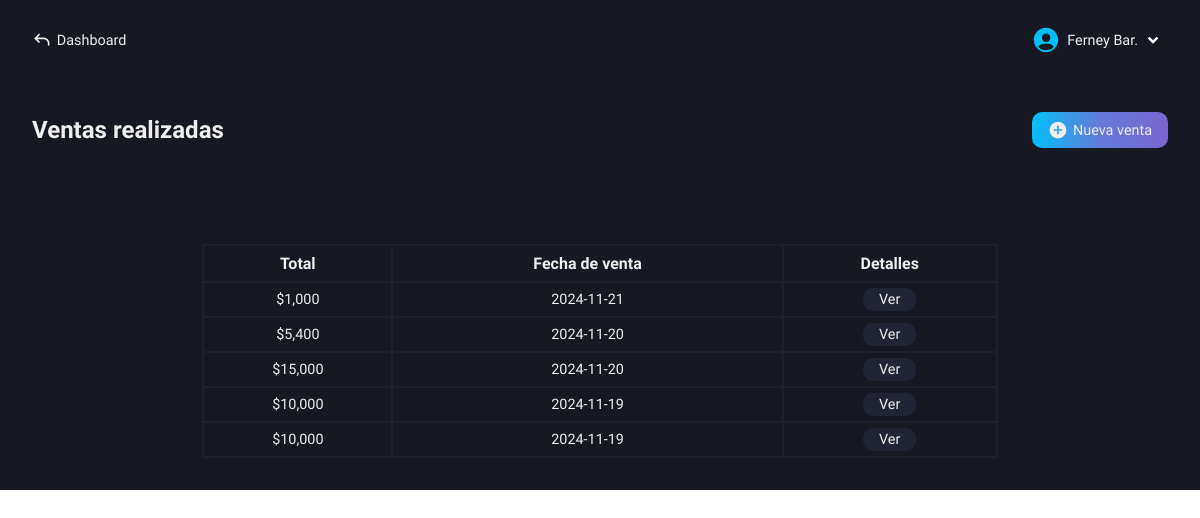
The app's page /roles/store/sales/sales-made.php (signed in), older data.
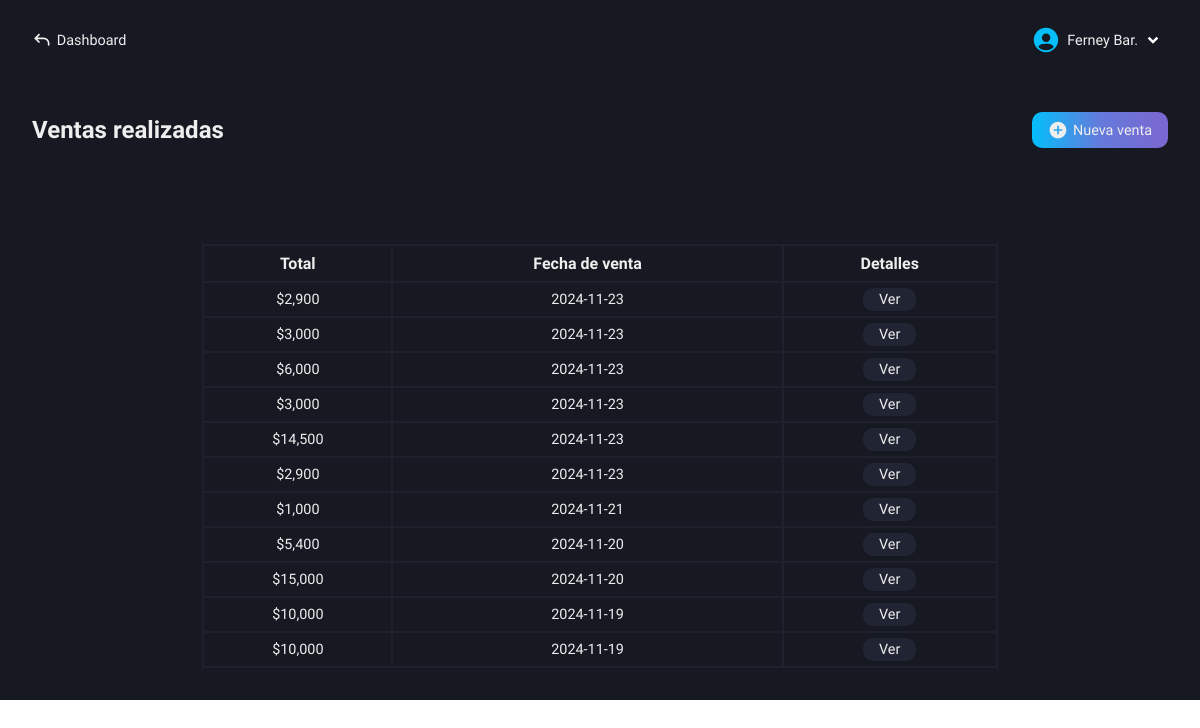
The same page, newer data.
### tables this page shows
CREATE TABLE `users` (
  `id` int(11) NOT NULL AUTO_INCREMENT,
  `name` varchar(100) NOT NULL,
  `lastname` varchar(100) NOT NULL,
  `email` varchar(100) NOT NULL,
  `pass` varchar(100) NOT NULL,
  `role` varchar(100) NOT NULL,
  PRIMARY KEY (`id`)
);

CREATE TABLE `sales` (
  `id` int(11) NOT NULL AUTO_INCREMENT,
  `total_amount` int(11) NOT NULL,
  `sale_date` date NOT NULL,
  PRIMARY KEY (`id`)
);

### roles/store/sales/sales-made.php (the view, shortened to what this page needs)
<!DOCTYPE html>
<html lang="es">
<head>
    <link rel="stylesheet" href="../../../css/store/sales-made.css">
    <?php
        include("../../../conexion.php");
        if (isset($_SESSION['user_id'])) {
            $id_user = $_SESSION['user_id'];
        } else {
            header("Location: ../../../index.php");
            exit();
        }
    ?>
</head>
<body>
    <main class="main">
        <nav class="nav-dash">
            <a href="../../dashboard-store.php" class="go-dash">
                <svg xmlns="http://www.w3.org/2000/svg" width="20" height="20" viewBox="0 0 24 24"><path fill="#eee" d="m4 10l-.707.707L2.586 10l.707-.707zm17 8a1 1 0 1 1-2 0zM8.293 15.707l-5-5l1.414-1.414l5 5zm-5-6.414l5-5l1.414 1.414l-5 5zM4 9h10v2H4zm17 7v2h-2v-2zm-7-7a7 7 0 0 1 7 7h-2a5 5 0 0 0-5-5z"/></svg>
                <p>Dashboard</p>
            </a>
            <div class="user-modal">
                <div class="username">
                    <div class="name-down">
                        <?php
                            $queryData = "SELECT name, lastname FROM users WHERE id = $id_user";
                            $result = mysqli_query($conexion, $queryData);
                            $rowData = mysqli_fetch_assoc($result);
                            echo "<p class='name'>" . $rowData['name'] . ' ' . substr($rowData['lastname'], 0, 3) . ".</p>";
                        ?>
                        <img src="../../../svg/down-arrow.svg" alt="">
                    </div>
                </div>
            </div>
        </nav>
        <section class="new-sale-products" id="hidden-modal">
            <div class="new-sale">
                <div class="tlt-button">
                    <h2 class="tlt-function">Ventas realizadas</h2>
                    <a href="new-sale.php" class="btn-new-sale bg-btn">
                        <svg xmlns="http://www.w3.org/2000/svg" width="20" height="20" viewBox="0 0 24 24"><path fill="#eee" d="M12 2C6.477 2 2 6.477 2 12s4.477 10 10 10s10-4.477 10-10S17.523 2 12 2m5 11h-4v4h-2v-4H7v-2h4V7h2v4h4z"/></svg>
                        <p>Nueva venta</p>
                    </a>
                </div>
                <div class="content-table">
                    <table>
                        <tr>
                            <th>Total</th>
                            <th>Fecha de venta</th>
                            <th>Detalles</th>
                        </tr>
                        <?php
                            $querySales = "SELECT * FROM sales ORDER BY id DESC";
                            $resultSales = mysqli_query($conexion, $querySales);
                            if($resultSales -> num_rows > 0) {
                                while ($row = mysqli_fetch_assoc($resultSales)){
                                    $id_sale = $row['id'];
                                    echo "<tr>
                                            <td>$" . number_format($row['total_amount'], 0) . "</td>
                                            <td>" . $row['sale_date'] . "</td>
                                            <td class='view-details'>
                                                <a href='functions/invoice-details.php?id=$id_sale'>Ver</a>
                                            </td>
                                        </tr>";
                                }
                            } else {
                                echo "<tr>
                                        <td colspan='3'>No hay ventas realizadas aún.</td>
                                      </tr>";
                            }
                        ?>
                    </table>
                </div>
            </div>
        </section>
    </main>
</body>
</html>

### css/store/sales-made.css (style rules this page uses)
.main { display: grid; grid-template-columns: 1fr; grid-template-rows: 80px auto; height: 100vh; background-color: var(--color-dark-blue-gray); }
.new-sale-products { grid-column: 1 / 2; grid-row: 2 / 3; padding: 2rem; box-sizing: border-box; background-color: var(--color-dark-blue-gray); }
.new-sale { display: flex; flex-direction: column; gap: 3rem; }
.tlt-button { display: flex; align-items: center; justify-content: space-between; }
.btn-new-sale { display: flex; align-items: center; gap: .3rem; padding: .5rem 1rem; border-radius: 10px; font-size: .9rem; text-decoration: none; }
.content-table { margin-top: 3rem; }
table, th, td { border: 2px solid var(--color-slate-gray); border-collapse: collapse; }
table { width: 50%; margin: auto; }
th, td { padding: .5rem 0; text-align: center; }
td { font-size: .9rem; font-weight: 300; }
.view-details a { text-decoration: none; background-color: var(--color-dark-charcoal-blue); padding: .2rem 1rem; border-radius: 10px; }
tr:nth-child(2) { animation: highlightRow 4s infinite; transition: all 0.3s ease; }
@media screen and (max-width: 1200px) { .main { height: 100%; } }
@media (max-width: 1400px) { table { width: 70%; } }

### css/base-nav-dash.css (style rules this page uses)
* { color: #eee; }
.nav-dash { grid-column: 1 / 2; grid-row: 1 / 2; display: flex; align-items: center; justify-content: space-between; padding: 0 2rem; box-sizing: border-box; user-select: none; }
.username { display: flex; align-items: center; gap: .4rem; cursor: pointer; }
.name-down { display: flex; align-items: center; }
.name-down .name { color: #eee; font-size: .9rem; }
.go-dash { display: flex; align-items: center; gap: .3rem; text-decoration: none; }
.go-dash p { font-size: .9rem; color: #eee; }

### css/base-btn-bd.css (style rules this page uses)
.bg-btn { background: linear-gradient( 90deg, #04BEFA, #647adb, #7b66d0, #9554c9, #04BEFA ); background-size: 200%; animation: gradient-move 5s infinite; transition: transform 0.2s, box-shadow 0.2s; }

Row changes from the older to the newer data that the page shows:
added sales: total_amount "2,900", sale_date "2024-11-23"
added sales: total_amount "3,000", sale_date "2024-11-23"
added sales: total_amount "6,000", sale_date "2024-11-23"
added sales: total_amount "3,000", sale_date "2024-11-23"
added sales: total_amount "14,500", sale_date "2024-11-23"
added sales: total_amount "2,900", sale_date "2024-11-23"
